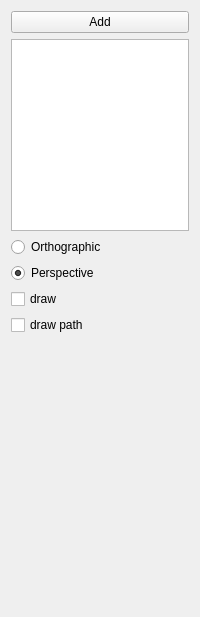
<?xml version="1.0" encoding="UTF-8"?>
<ui version="4.0">
 <exportmacro>SCHNAPPS_CORE_EXPORT</exportmacro>
 <class>ControlDock_CameraTabWidget</class>
 <widget class="QWidget" name="ControlDock_CameraTabWidget">
  <property name="geometry">
   <rect>
    <x>0</x>
    <y>0</y>
    <width>200</width>
    <height>617</height>
   </rect>
  </property>
  <property name="sizePolicy">
   <sizepolicy hsizetype="Preferred" vsizetype="Preferred">
    <horstretch>0</horstretch>
    <verstretch>0</verstretch>
   </sizepolicy>
  </property>
  <property name="minimumSize">
   <size>
    <width>0</width>
    <height>0</height>
   </size>
  </property>
  <property name="maximumSize">
   <size>
    <width>16777215</width>
    <height>16777215</height>
   </size>
  </property>
  <property name="windowTitle">
   <string>Form</string>
  </property>
  <layout class="QGridLayout" name="gridLayout">
   <item row="0" column="0" colspan="2">
    <widget class="QPushButton" name="button_addCamera">
     <property name="text">
      <string>Add</string>
     </property>
    </widget>
   </item>
   <item row="1" column="0" colspan="2">
    <widget class="QListWidget" name="list_cameras">
     <property name="sizePolicy">
      <sizepolicy hsizetype="Expanding" vsizetype="Preferred">
       <horstretch>0</horstretch>
       <verstretch>0</verstretch>
      </sizepolicy>
     </property>
     <property name="selectionMode">
      <enum>QAbstractItemView::SingleSelection</enum>
     </property>
    </widget>
   </item>
   <item row="2" column="0" colspan="2">
    <widget class="QRadioButton" name="radio_orthographicProjection">
     <property name="text">
      <string>Orthographic</string>
     </property>
     <property name="checked">
      <bool>false</bool>
     </property>
     <attribute name="buttonGroup">
      <string notr="true">group_projectionType</string>
     </attribute>
    </widget>
   </item>
   <item row="3" column="0">
    <widget class="QRadioButton" name="radio_perspectiveProjection">
     <property name="text">
      <string>Perspective</string>
     </property>
     <property name="checked">
      <bool>true</bool>
     </property>
     <attribute name="buttonGroup">
      <string notr="true">group_projectionType</string>
     </attribute>
    </widget>
   </item>
   <item row="4" column="0">
    <widget class="QCheckBox" name="check_drawCamera">
     <property name="text">
      <string>draw</string>
     </property>
    </widget>
   </item>
   <item row="5" column="0">
    <widget class="QCheckBox" name="check_drawCameraPath">
     <property name="text">
      <string>draw path</string>
     </property>
    </widget>
   </item>
   <item row="6" column="0" colspan="2">
    <spacer name="verticalSpacer">
     <property name="orientation">
      <enum>Qt::Vertical</enum>
     </property>
     <property name="sizeHint" stdset="0">
      <size>
       <width>68</width>
       <height>257</height>
      </size>
     </property>
    </spacer>
   </item>
  </layout>
 </widget>
 <resources/>
 <connections/>
 <buttongroups>
  <buttongroup name="group_projectionType"/>
 </buttongroups>
</ui>
